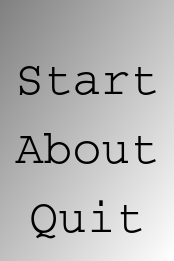
<?xml version="1.0" encoding="UTF-8"?>
<ui version="4.0">
 <class>QtGrayCoderMenuDialog</class>
 <widget class="QDialog" name="QtGrayCoderMenuDialog">
  <property name="geometry">
   <rect>
    <x>0</x>
    <y>0</y>
    <width>161</width>
    <height>217</height>
   </rect>
  </property>
  <property name="font">
   <font>
    <pointsize>20</pointsize>
   </font>
  </property>
  <property name="windowTitle">
   <string>GrayCoder</string>
  </property>
  <property name="styleSheet">
   <string notr="true">QDialog { 
background-color: qlineargradient(x1: 0, y1: 0, x2: 1, y2: 1, stop: 0  #808080, stop: 1 #ffffff);
}
QPushButton { background-color: rgb(255, 255, 255);  }
QPushButton { color: rgb(0,0,0); }
QPushButton { font: 48px  }
QLabel { font-family: monospace, courier, courier new }
QLineEdit { font-family: monospace, courier, courier new }
QPushButton { font-family: monospace, courier, courier new }</string>
  </property>
  <layout class="QGridLayout" name="gridLayout">
   <item row="2" column="0">
    <widget class="QPushButton" name="button_about">
     <property name="text">
      <string>About</string>
     </property>
     <property name="flat">
      <bool>true</bool>
     </property>
    </widget>
   </item>
   <item row="3" column="0">
    <widget class="QPushButton" name="button_quit">
     <property name="text">
      <string>Quit</string>
     </property>
     <property name="flat">
      <bool>true</bool>
     </property>
    </widget>
   </item>
   <item row="1" column="0">
    <widget class="QPushButton" name="button_start">
     <property name="text">
      <string>Start</string>
     </property>
     <property name="flat">
      <bool>true</bool>
     </property>
    </widget>
   </item>
   <item row="0" column="0">
    <widget class="QLabel" name="label">
     <property name="text">
      <string/>
     </property>
     <property name="pixmap">
      <pixmap>:/images/ToolCodeToHtmlHelloWorld.png</pixmap>
     </property>
     <property name="alignment">
      <set>Qt::AlignCenter</set>
     </property>
    </widget>
   </item>
  </layout>
 </widget>
 <tabstops>
  <tabstop>button_start</tabstop>
  <tabstop>button_about</tabstop>
  <tabstop>button_quit</tabstop>
 </tabstops>
 <resources/>
 <connections/>
</ui>
